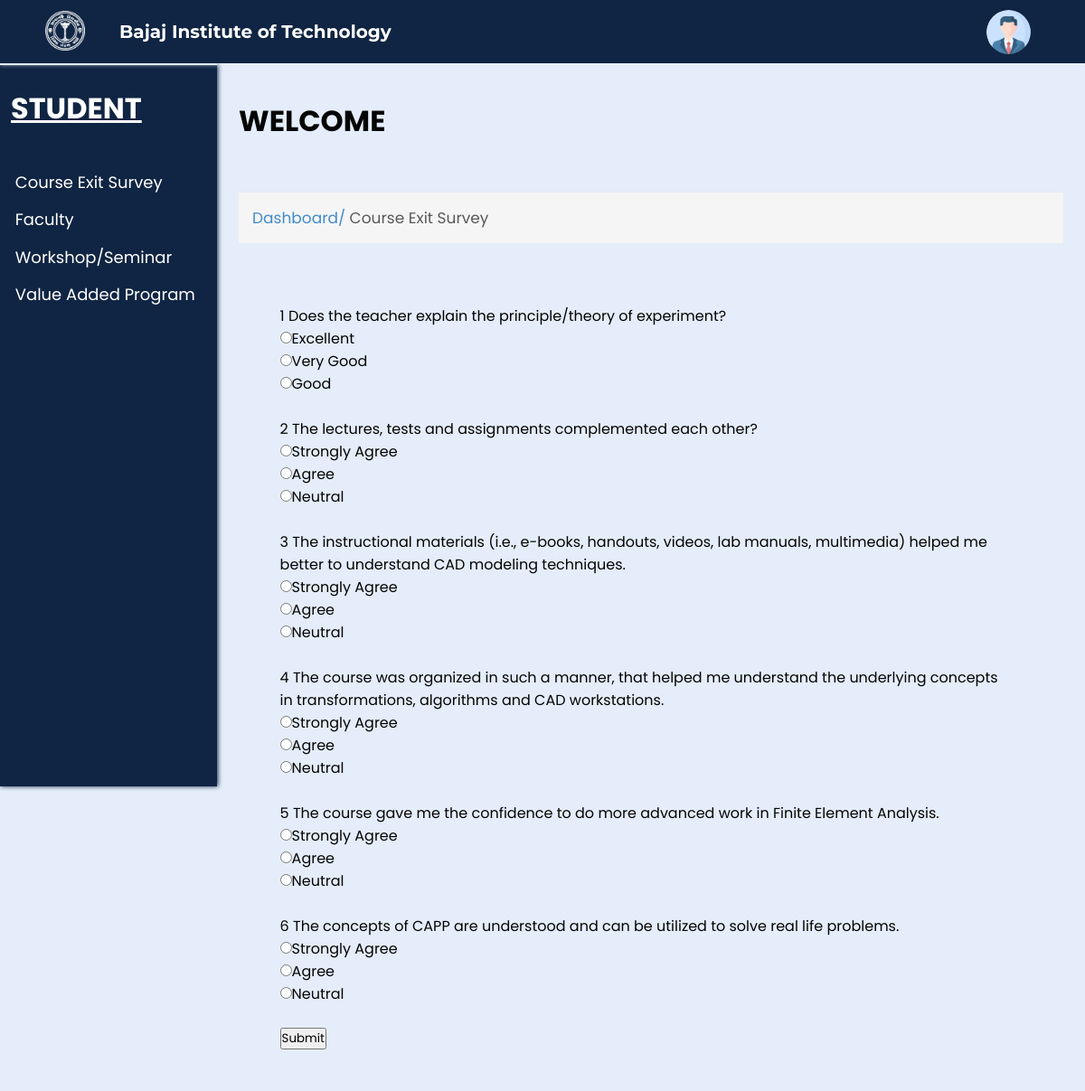
The app's page /CES.php, older data.
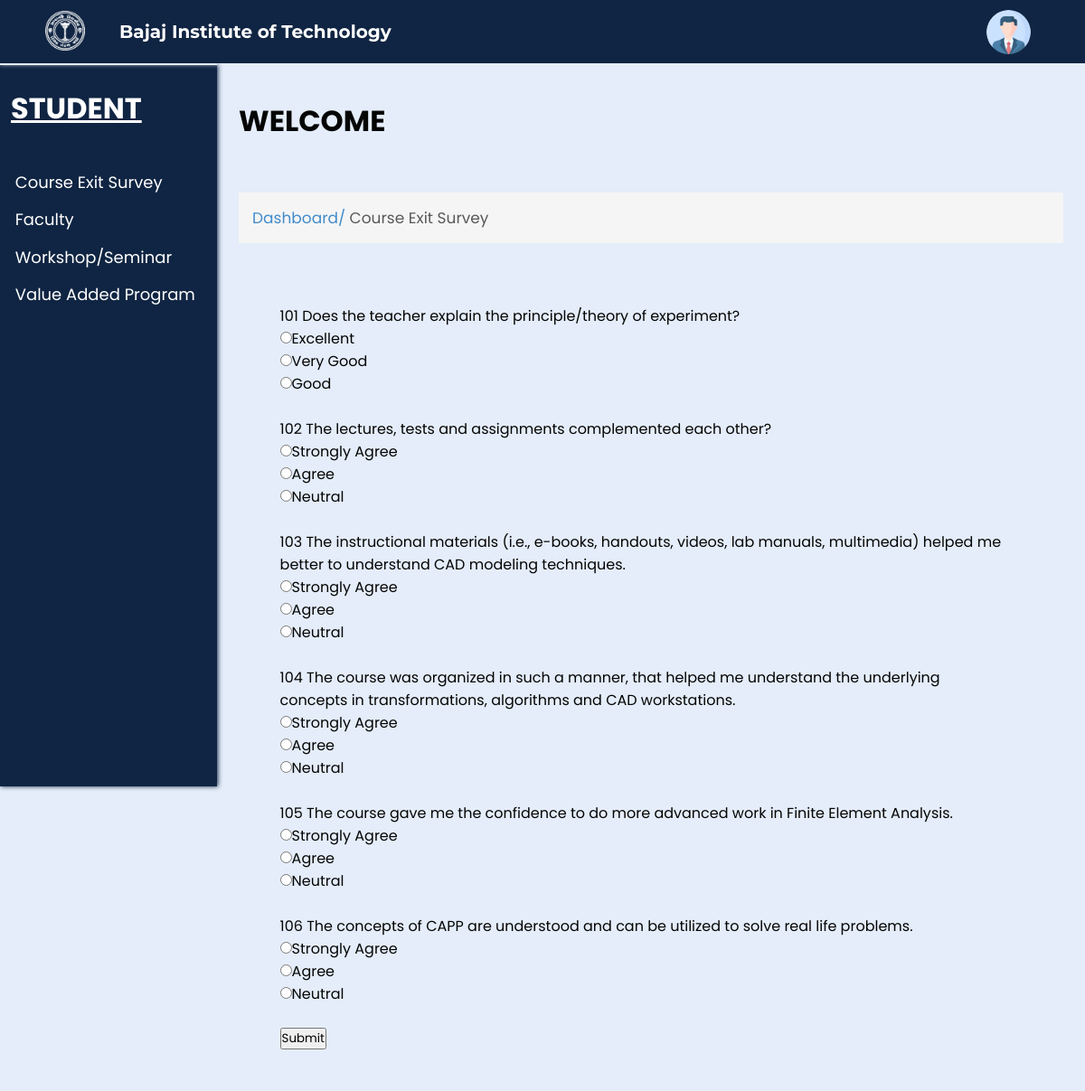
The same page, newer data.
### tables this page shows
CREATE TABLE `questions` (
  `questionid` int(100) NOT NULL,
  `question` text NOT NULL,
  `questiontype` text NOT NULL,
  `option1` text NOT NULL,
  `mark1` int(10) DEFAULT 10,
  `option2` text NOT NULL,
  `mark2` int(10) NOT NULL DEFAULT 8,
  `option3` text NOT NULL,
  `mark3` int(10) NOT NULL DEFAULT 5,
  `option4` text NOT NULL,
  `mark4` int(10) NOT NULL DEFAULT 3,
  `option5` text NOT NULL,
  `mark5` int(10) NOT NULL DEFAULT 1
);

### CES.php (the view, shortened to what this page needs)
<?php
include('connect.php');
$query = "select * from questions";
$result = mysqli_query($conn, $query);
?>
<html lang="en">
<head>
  <link rel="stylesheet" href="css/ces.css?v=<?php echo time(); ?>">
  <link rel="stylesheet" href="css/common.css?v=<?php echo time(); ?>">
</head>
<body>
  <div class="nav">
    <div class="img">
      <img id="img" src="images/bitlogo_transparent.png" alt="BIT Logo">
    </div>
    <h2 id="heading">Bajaj Institute of Technology</h2>
    <div class="links" id="links">
      <div class="account_div">
        <img class="account_img" src="images/user.png" alt="User" width="7%" style="border-radius: 50%;">
      </div>
    </div>
  </div>
  <div class="spaces"></div>
  <div class="full">
    <div class="left">
      <h1>STUDENT</h1>
      <ul>
        <li><a href="CES.php">Course Exit Survey</a></li>
        <li><a href="#">Faculty</a></li>
        <li><a href="#">Workshop/Seminar</a></li>
        <li><a href="#">Value Added Program</a></li>
      </ul>
    </div>
    <div class="right">
      <h1>WELCOME</h1>
      <br>
      <p class="s1">Dashboard/ <span>Course Exit Survey</span></p>
      <br>
      <br>
      <form action="Action.php" method="POST" class="ces">
                <?php
                $i = 0;
                while ($row = mysqli_fetch_assoc($result)) {
                ?>
                    <?php echo $row['questionid']; ?>
                    <?php echo $row['question']; ?><br>
                    <input type="radio" name="<?php echo 'option', $i ?>" value="option1"><?php echo $row['option1']; ?><br>
                    <input type="radio" name="<?php echo 'option', $i ?>" value="option1"><?php echo $row['option2']; ?><br>
                    <input type="radio" name="<?php echo 'option', $i ?>" value="option1"><?php echo $row['option3']; ?><br>
                    <br>
                <?php
                    $i++;
                }
                ?>
                <button type="submit" name="submit1">Submit</button>
            </form>
    </div>
  </div>
</body>
</html>

### css/CES.css (style rules this page uses)
.ces { margin: 0% 2% 5% 0%; padding: 2% 5% 2% 5%; background-color: #E4EDF9; }
h1 { top: 0; padding-bottom: 20px; }
span { color: rgb(89, 89, 89); }

### css/common.css (style rules this page uses)
* { margin: 0; padding: 0; box-sizing: border-box; font-family: 'Poppins', sans-serif; }
body { background-color: #E4EDF9; }
.nav { background-color: #102543; position: fixed; width: 100%; z-index: 100; height: 70px; box-shadow: 0px 1px 5px #E4EDF9; transition: 0.5s; }
.nav .img { transition: 0.5s; margin-left: 2%; padding: 1%; text-align: center; height: 100%; float: left; width: 8%; }
#img { height: 95%; transition: 0.5s; }
.nav .img img { height: 100%; width: auto; }
.links img { width: auto; height: 70%; }
.nav h2 { transition: 0.5s; color: white; display: flex; height: 70px; font-size: 20px; float: left; width: 30%; align-items: center; padding: 1%; font-family: 'Montserrat', sans-serif; }
.nav .links { margin-right: 5%; transition: 0.5s; display: flex; height: 70px; float: left; width: 55%; align-items: center; justify-content: right; gap: 4%; font-family: 'Montserrat', sans-serif; }
.spaces { height: 70px; }
.full { width: 100%; max-width: 100%; min-height: 100%; margin: 0px; }
.left { height: 100vh; width: 20vw; background-color: #102543; color: white; border-top: 2px solid #E4EDF9; box-shadow: 1px 0px 5px #102543; position: fixed; }
.left h1 { margin: 10% 5%; text-decoration: underline; }
.right { width: 100%; padding: 5vh 2vw; padding-left: 22vw; color: rgb(5, 5, 5); }
.left ul { list-style-type: none; margin: 10% 7%; }
.left li { cursor: pointer; font-size: 18px; margin-top: 7%; transition: 0.5s; }
.left li a { text-decoration: none; color: white; }
.right>p { margin-top: 10px; font-size: 17px; padding: 15px; background-color: #F5F5F5; color: #428BCA; }
.account_div { text-align: center; }

Row changes from the older to the newer data that the page shows:
removed questions: questionid "1", question "Does the teacher explain the principle/theory of experiment?", option1 "Excellent", option2 "Very Good", option3 "Good"
removed questions: questionid "2", question "The lectures, tests and assignments complemented each other?", option1 "Strongly Agree", option2 "Agree", option3 "Neutral"
removed questions: questionid "3", question "The instructional materials (i.e., e-books, handouts, videos, lab manuals, multimedia) helped me better to understand CAD modeling techniques.", option1 "Strongly Agree", option2 "Agree", option3 "Neutral"
removed questions: questionid "4", question "The course was organized in such a manner, that helped me understand the underlying concepts in transformations, algorithms and CAD workstations.", option1 "Strongly Agree", option2 "Agree", option3 "Neutral"
removed questions: questionid "5", question "The course gave me the confidence to do more advanced work in Finite Element Analysis.", option1 "Strongly Agree", option2 "Agree", option3 "Neutral"
removed questions: questionid "6", question "The concepts of CAPP are understood and can be utilized to solve real life problems.", option1 "Strongly Agree", option2 "Agree", option3 "Neutral"
added questions: questionid "101", question "Does the teacher explain the principle/theory of experiment?", option1 "Excellent", option2 "Very Good", option3 "Good"
added questions: questionid "102", question "The lectures, tests and assignments complemented each other?", option1 "Strongly Agree", option2 "Agree", option3 "Neutral"
added questions: questionid "103", question "The instructional materials (i.e., e-books, handouts, videos, lab manuals, multimedia) helped me better to understand CAD modeling techniques.", option1 "Strongly Agree", option2 "Agree", option3 "Neutral"
added questions: questionid "104", question "The course was organized in such a manner, that helped me understand the underlying concepts in transformations, algorithms and CAD workstations.", option1 "Strongly Agree", option2 "Agree", option3 "Neutral"
added questions: questionid "105", question "The course gave me the confidence to do more advanced work in Finite Element Analysis.", option1 "Strongly Agree", option2 "Agree", option3 "Neutral"
added questions: questionid "106", question "The concepts of CAPP are understood and can be utilized to solve real life problems.", option1 "Strongly Agree", option2 "Agree", option3 "Neutral"
